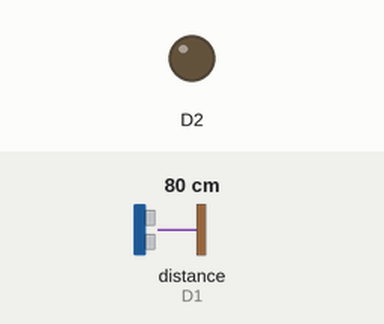
Simulated run of this sketch. Board: ESP8266 (NodeMCU). Shown: output pins drawn as LEDs (lit = HIGH). The test bench sets the inputs (shaded band); at power-on: distance to the obstacle (sensor on D1) 80 cm. What the sketch prints to the serial monitor is not drawn.

Above: at 0.17 s.
Timing chart, 0 to 1.8 s (numbered marks = the images above):
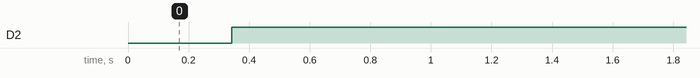

The sketch:

esp8266_led_blink.ino
```cpp
#include <HCSR04.h>
HCSR04 hc(D0, D1);
#define TRIG_DIST 100
void setup() {
  // put your setup code here, to run once:
  pinMode(D2, OUTPUT);
  Serial.begin(9600);

}

int count_on = 0;
int count_off = 0;
void loop() {
  // put your main code here, to run repeatedly:
  Serial.print( hc.dist());
  Serial.print( '\t');
  Serial.print( count_on);
  Serial.print( '\t');
  Serial.println( count_off);

  if (hc.dist() <= TRIG_DIST)
  { count_on++;
    count_off = 0;
  }
  else
  {
    count_off++;
    count_on = 0;
  }

  if ( count_on > 3  ) {
    digitalWrite(D2, HIGH);
    count_off = 0;
  }
  else if (count_off > 150)
  {
    count_on = 0;
    count_off=151;
    digitalWrite(D2, LOW);
  }
  delay(100);
}
```

Measured:
- by itself, D2: LOW → HIGH at 0.34 s
